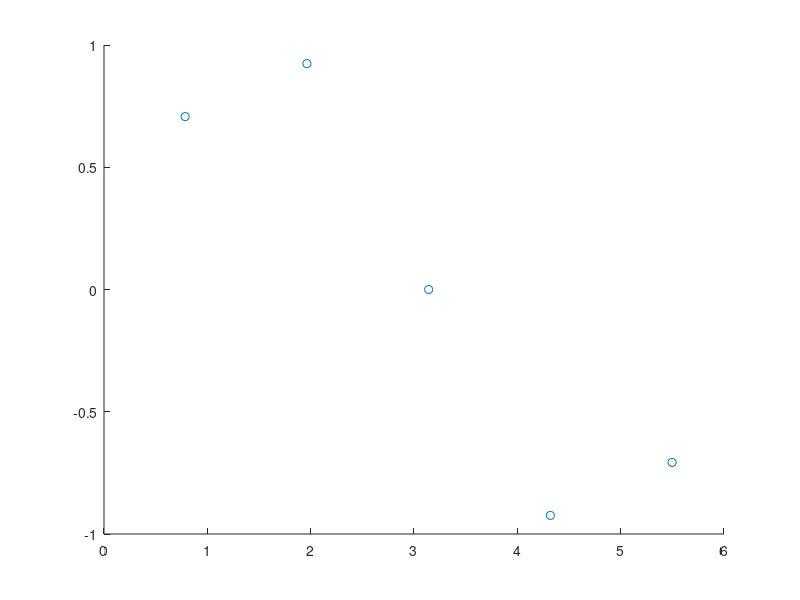

Write MATLAB code to recreate this figure. (Note: this script raises an error after producing the figure.)
close
clear
%%
% 1.)
close
clear
x = [0.7854 1.9635 3.1416 4.3197 5.4978];
fX = [0.7071 0.9239 0 -0.9239 -0.7071];
% a)
scatter(x, fX);
hold on;
% b)
p = lagrangeInterp(x, fX);
xs = linspace(min(x), max(x), 100);
pX = polyval(p, xs)
plot(xs, pX, 'red');

%%
% 2.)
close
clear
x = [1 2 4];
fX = [4 5 4];
% a)
scatter(x, fX);
hold on;
% b)
p = lagrangeInterp(x, fX);
xs = linspace(min(x), max(x), 100);
pX = polyval(p, xs);
plot(xs, pX, 'red');
% c)
scatter(3, polyval(p, 3), 'green');

%%
% 3.)
close
clear
x = [1 4 5];
fX = [1 3 3];
% a)
scatter(x, fX);
hold on;
% b)
p = lagrangeInterp(x, fX);
xs = linspace(min(x), max(x));
pX = polyval(p, xs);
plot(xs, pX, 'red');
% c)
h = @(x) polyval(p, x) - 2;
x2 = Secant(h, min(x), max(x), 10^-5, 100)
scatter(x2, polyval(p, x2), 'green');

%%
% 4.)
close
clear
x = [1 3 5];
fX = [0 3 0];
% a)
scatter(x, fX);
hold on;
% b)
p = lagrangeInterp(x, fX);
xs = linspace(min(x), max(x), 100);
pX = polyval(p, xs);
plot(xs, pX, 'red');
% c)
f = @(x) 0*x + 1;
plot(xs, f(xs), 'blue')
% d)
h = @(x) polyval(p, x) - f(x);
x01 = Secant(h, min(xs), 2, 10^-5, 100);
x02 = Secant(h, 4, 5, 10^-5, 100);
x0 = [x01; x02]
scatter(x0, polyval(p, x0), 'green');

%% 
% 5.)
close
clear
x = linspace(-pi, pi);
f = @(x) x.^2 .* sin(x);
% a)
plot(x, f(x));
hold on;
% b)
% polinom 3 stepena -> 4 tacke
xp = linspace(min(x), max(x), 4);
scatter(xp, f(xp), 'green');
% c)
p = lagrangeInterp(xp, f(xp))
px = polyval(p, x);
plot(x, px, 'red');

%%
% 6.)
close
clear
x = [0.1 0.3 0.6 1.2];
fX = [1.023 1.261 2.368 9.064];
p = lagrangeInterp(x, fX);
a0 = p(4)
a1 = p(3)
a2 = p(2)
a1 = p(1)

x = [0.1 0.3 0.6 1.2];
fX = [1.023 1.261 2.368 9.064];
